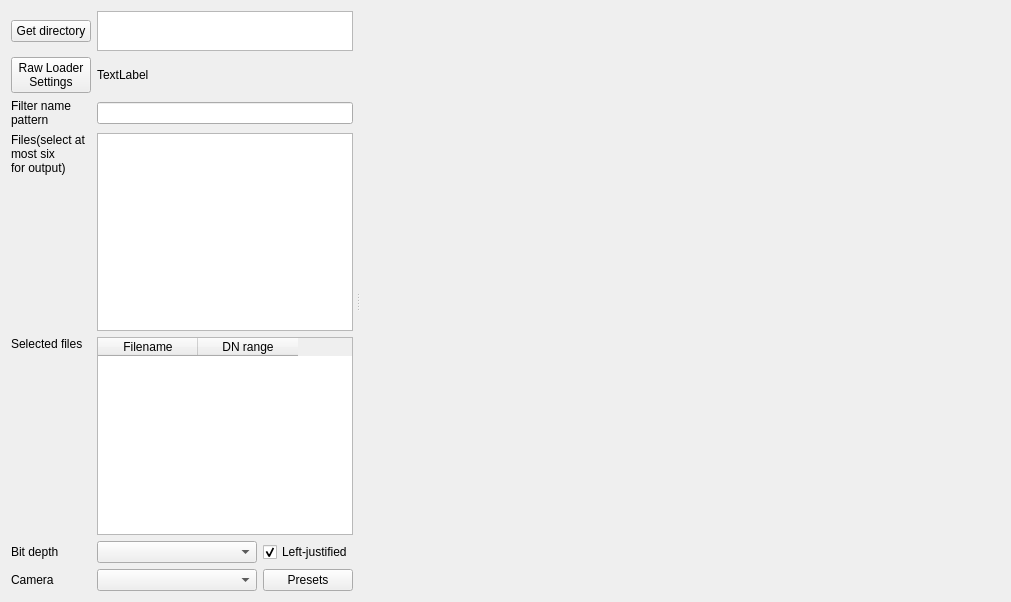
<?xml version="1.0" encoding="UTF-8"?>
<ui version="4.0">
 <class>Form</class>
 <widget class="QWidget" name="Form">
  <property name="geometry">
   <rect>
    <x>0</x>
    <y>0</y>
    <width>1011</width>
    <height>602</height>
   </rect>
  </property>
  <property name="windowTitle">
   <string>Form</string>
  </property>
  <layout class="QHBoxLayout" name="horizontalLayout">
   <item>
    <widget class="QSplitter" name="splitter">
     <property name="autoFillBackground">
      <bool>false</bool>
     </property>
     <property name="orientation">
      <enum>Qt::Orientation::Horizontal</enum>
     </property>
     <property name="handleWidth">
      <number>10</number>
     </property>
     <widget class="QWidget" name="formLayoutWidget">
      <layout class="QGridLayout" name="gridLayout" columnstretch="0,3,1">
       <property name="leftMargin">
        <number>0</number>
       </property>
       <property name="rightMargin">
        <number>0</number>
       </property>
       <item row="3" column="0">
        <widget class="QLabel" name="label_2">
         <property name="text">
          <string>Files(select at
most six
for output)</string>
         </property>
         <property name="alignment">
          <set>Qt::AlignmentFlag::AlignLeading|Qt::AlignmentFlag::AlignLeft|Qt::AlignmentFlag::AlignTop</set>
         </property>
        </widget>
       </item>
       <item row="7" column="0">
        <widget class="QLabel" name="camlabel">
         <property name="text">
          <string>Camera</string>
         </property>
        </widget>
       </item>
       <item row="7" column="1">
        <widget class="QComboBox" name="cameraCombo">
         <property name="minimumSize">
          <size>
           <width>120</width>
           <height>0</height>
          </size>
         </property>
        </widget>
       </item>
       <item row="5" column="0">
        <widget class="QLabel" name="label_3">
         <property name="text">
          <string>Selected files</string>
         </property>
         <property name="alignment">
          <set>Qt::AlignmentFlag::AlignLeading|Qt::AlignmentFlag::AlignLeft|Qt::AlignmentFlag::AlignTop</set>
         </property>
        </widget>
       </item>
       <item row="0" column="0">
        <widget class="QPushButton" name="getinitial">
         <property name="text">
          <string>Get directory</string>
         </property>
        </widget>
       </item>
       <item row="2" column="0">
        <widget class="QLabel" name="label_5">
         <property name="text">
          <string>Filter name
pattern</string>
         </property>
        </widget>
       </item>
       <item row="6" column="0">
        <widget class="QLabel" name="label_4">
         <property name="text">
          <string>Bit depth</string>
         </property>
        </widget>
       </item>
       <item row="1" column="0">
        <widget class="QPushButton" name="loaderSettingsButton">
         <property name="text">
          <string>Raw Loader
Settings</string>
         </property>
        </widget>
       </item>
       <item row="7" column="2">
        <widget class="QPushButton" name="presetButton">
         <property name="text">
          <string>Presets</string>
         </property>
        </widget>
       </item>
       <item row="5" column="1" colspan="2">
        <widget class="QTableWidget" name="outputFiles">
         <property name="maximumSize">
          <size>
           <width>16777215</width>
           <height>200</height>
          </size>
         </property>
         <property name="editTriggers">
          <set>QAbstractItemView::NoEditTriggers</set>
         </property>
         <property name="selectionMode">
          <enum>QAbstractItemView::NoSelection</enum>
         </property>
         <column>
          <property name="text">
           <string>Filename</string>
          </property>
         </column>
         <column>
          <property name="text">
           <string>DN range</string>
          </property>
         </column>
        </widget>
       </item>
       <item row="6" column="1">
        <widget class="QComboBox" name="bitdepth"/>
       </item>
       <item row="6" column="2">
        <widget class="QCheckBox" name="leftJustified">
         <property name="toolTip">
          <string>If checked, the significant bits are assumed to occupy the top of their container (e.g. a 10-bit value stored in the top of a 16-bit word, with the bottom 6 bits always zero) rather than the bottom.</string>
         </property>
         <property name="text">
          <string>Left-justified</string>
         </property>
         <property name="checked">
          <bool>true</bool>
         </property>
        </widget>
       </item>
       <item row="3" column="1" colspan="2">
        <widget class="QListView" name="filelist">
         <property name="editTriggers">
          <set>QAbstractItemView::EditTrigger::NoEditTriggers</set>
         </property>
        </widget>
       </item>
       <item row="2" column="1" colspan="2">
        <widget class="QLineEdit" name="filterpat"/>
       </item>
       <item row="1" column="1" colspan="2">
        <widget class="QLabel" name="loaderSettingsText">
         <property name="text">
          <string>TextLabel</string>
         </property>
        </widget>
       </item>
       <item row="0" column="1" colspan="2">
        <widget class="QTextEdit" name="dir">
         <property name="maximumSize">
          <size>
           <width>16777215</width>
           <height>40</height>
          </size>
         </property>
         <property name="readOnly">
          <bool>true</bool>
         </property>
        </widget>
       </item>
      </layout>
     </widget>
     <widget class="Canvas" name="canvas" native="true">
      <property name="sizePolicy">
       <sizepolicy hsizetype="Preferred" vsizetype="Preferred">
        <horstretch>1</horstretch>
        <verstretch>0</verstretch>
       </sizepolicy>
      </property>
      <property name="minimumSize">
       <size>
        <width>100</width>
        <height>0</height>
       </size>
      </property>
     </widget>
    </widget>
   </item>
  </layout>
 </widget>
 <customwidgets>
  <customwidget>
   <class>Canvas</class>
   <extends>QWidget</extends>
   <header>pcot.ui.canvas</header>
   <container>1</container>
  </customwidget>
 </customwidgets>
 <resources/>
 <connections/>
</ui>
